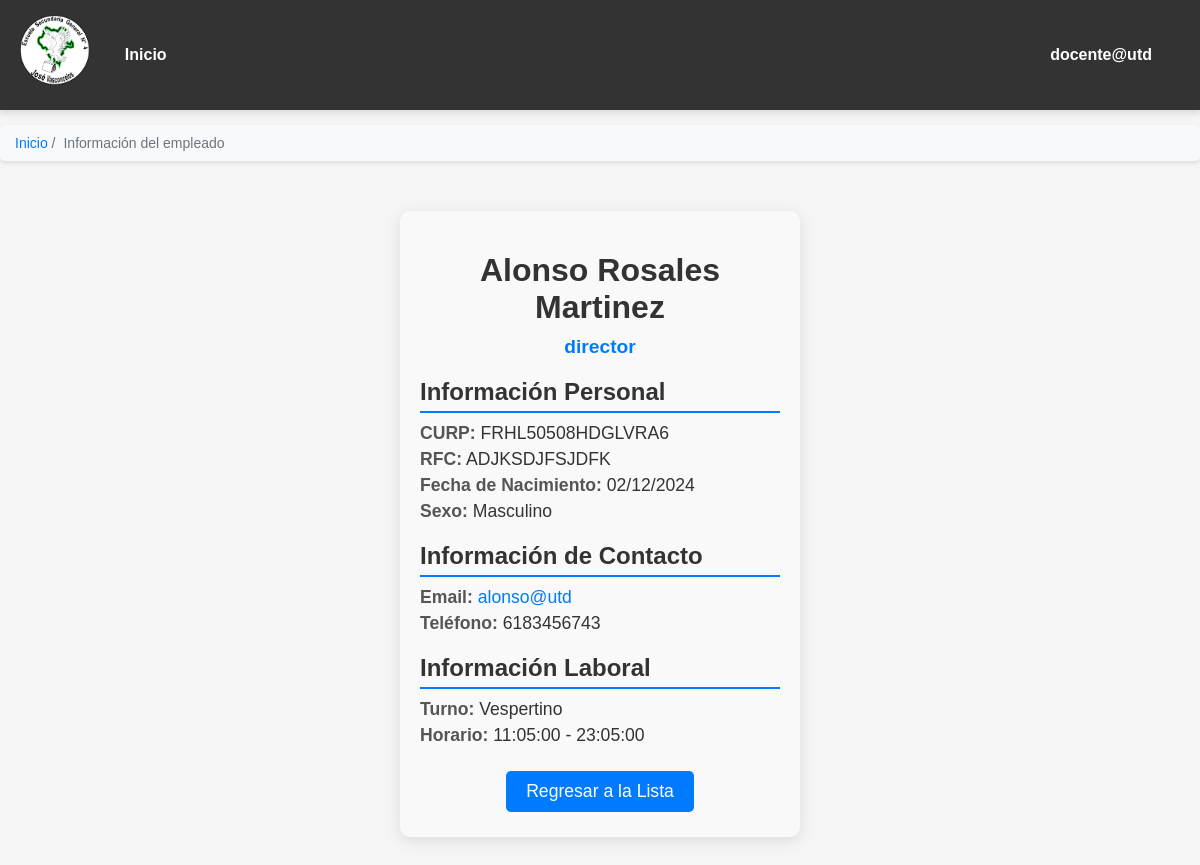
The app's page /empleados/ver_empleado_sec.php?curp=FRHL50508HDGLVRA6 (signed in) with its own data.
### tables this page shows
CREATE TABLE `empleados` (
  `id_empleado` int(11) NOT NULL,
  `CURP` varchar(18) NOT NULL,
  `RFC` varchar(13) NOT NULL,
  `titulo` varchar(15) DEFAULT NULL COMMENT 'se coloca solo abreviaciones como LIC. , ING, etc.',
  `nombres` text NOT NULL,
  `apellido_p` varchar(128) DEFAULT NULL,
  `apellido_m` varchar(128) DEFAULT NULL,
  `sexo` char(1) DEFAULT NULL,
  `fecha_nacimiento` date DEFAULT NULL,
  `email` varchar(64) NOT NULL,
  `telefono_movil` varchar(16) DEFAULT NULL,
  `telefono_fijo` varchar(16) DEFAULT NULL,
  `estado_civil` tinytext DEFAULT NULL,
  `CP` varchar(5) DEFAULT NULL,
  `col_fracc` varchar(50) DEFAULT NULL,
  `calle` varchar(128) DEFAULT NULL,
  `numero` varchar(10) DEFAULT NULL,
  `fecha_contrato` date NOT NULL,
  `puesto` text DEFAULT NULL COMMENT 'puesto de trabajo (director, docente, secretaria, etcsa)',
  `turno` varchar(32) NOT NULL,
  `horario_entrada` time NOT NULL,
  `horario_salida` time NOT NULL,
  `estatus` binary(1) DEFAULT NULL,
  `dado_de_baja_por` varchar(100) DEFAULT NULL,
  `fecha_baja` date DEFAULT NULL
);

### empleados/ver_empleado_sec.php (the view, shortened to what this page needs)
<?php
include("../conexion/conexion.php");
$curp = isset($_GET['curp']) ? $_GET['curp'] : '';
$query = "SELECT CURP, RFC, nombres, apellido_p, apellido_m, sexo,
          fecha_nacimiento, email, telefono_movil, puesto, turno,
          horario_entrada, horario_salida, col_fracc
          FROM empleados
          WHERE CURP = ? AND estatus = 1";
$stmt = $conn->prepare($query);
$stmt->bind_param("s", $curp);
$stmt->execute();
$result = $stmt->get_result();
$empleado = $result->fetch_assoc();
?>
<!DOCTYPE html>
<html lang="es">
<head>
    <link rel="stylesheet" href="../estilos.css">
</head>
<body>
<nav class="navbar" id="navbar">
    <div class="navbar-left" id="navbar-left">
        <a class="navbar-logo">
        <img src="../img/logo_esc_sec_4.png" alt="Logo" class="logo" >
        </a>
        <ul class="navbar-menu" id="navbar-menu">
        <li><a href="../empleados/tabla3.php" class="navbar-link">Inicio</a></li>
        </ul>
    </div>
     <div class="user-profile">
        <span class="user-name" id="user-name"><?php echo htmlspecialchars($_SESSION['usuario']); ?></span>
    </div>
</nav>
<nav aria-label="breadcrumb" class="breadcrumb">
    <ul>
        <li><a href="../empleados/tabla3.php">Inicio</a></li>
        <li><span class="breadcrumb-separator"></span>Información del empleado</li>
    </ul>
</nav>
    <div class="ver-container">
        <?php if ($empleado): ?>
            <div class="ver-content">
                <div class="ver-header">
                    <h1 class="ver-title">
                        <?php echo htmlspecialchars($empleado['nombres'] . ' ' .
                                                  $empleado['apellido_p'] . ' ' .
                                                  $empleado['apellido_m']); ?>
                    </h1>
                    <span class="ver-job-title">
                        <?php echo htmlspecialchars($empleado['puesto']); ?>
                    </span>
                </div>
                <div class="ver-sections">
                    <div class="ver-section">
                        <h2 class="ver-section-title">Información Personal</h2>
                        <div class="ver-details">
                            <p>
                                <span class="ver-label">CURP:</span>
                                <?php echo htmlspecialchars($empleado['CURP']); ?>
                            </p>
                            <p>
                                <span class="ver-label">RFC:</span>
                                <?php echo htmlspecialchars($empleado['RFC']); ?>
                            </p>
                            <p>
                                <span class="ver-label">Fecha de Nacimiento:</span>
                                <?php echo date('d/m/Y', strtotime($empleado['fecha_nacimiento'])); ?>
                            </p>
                            <p>
                                <span class="ver-label">Sexo:</span>
                                <?php echo $empleado['sexo'] === 'M' ? 'Masculino' : 'Femenino'; ?>
                            </p>
                        </div>
                    </div>
                    <div class="ver-section">
                        <h2 class="ver-section-title">Información de Contacto</h2>
                        <div class="ver-details">
                            <p>
                                <span class="ver-label">Email:</span>
                                <a href="mailto:<?php echo htmlspecialchars($empleado['email']); ?>" class="ver-link">
                                    <?php echo htmlspecialchars($empleado['email']); ?>
                                </a>
                            </p>
                            <p>
                                <span class="ver-label">Teléfono:</span>
                                <?php echo htmlspecialchars($empleado['telefono_movil']); ?>
                            </p>
                        </div>
                    </div>
                    <div class="ver-section">
                        <h2 class="ver-section-title">Información Laboral</h2>
                        <div class="ver-details">
                            <p>
                                <span class="ver-label">Turno:</span>
                                <?php echo htmlspecialchars($empleado['turno']); ?>
                            </p>
                            <p>
                                <span class="ver-label">Horario:</span>
                                <?php echo htmlspecialchars($empleado['horario_entrada'] . ' - ' .
                                                          $empleado['horario_salida']); ?>
                            </p>
                        </div>
                    </div>
                </div>
                <div class="ver-actions">
                    <a href="tabla3.php" class="ver-button ver-button-back">
                        Regresar a la Lista
                    </a>
                </div>
            </div>
        <?php endif; ?>
    </div>
</body>
</html>

### estilos.css (style rules this page uses)
body { font-family: Arial, sans-serif; margin: 0; padding: 0; background-color: #f5f5f5; color: #333; }
.navbar { background-color: #333; color: #fff; display: flex; justify-content: space-between; align-items: center; padding: 1rem; position: sticky; top: 0; z-index: 1000; box-shadow: 0px 4px 6px rgba(0, 0, 0, 0.1); }
.navbar-left { display: flex; align-items: center; gap: 1rem; }
.navbar-menu { list-style: none; display: flex; gap: 1rem; margin: 0; padding: 0; }
.navbar-link { text-decoration: none; color: #fff; font-size: 1rem; transition: color 0.3s ease; }
.user-profile { position: relative; display: flex; align-items: center; font-size: 1rem; cursor: pointer; color: #fff; }
.user-name { font-weight: bold; margin-right: 10px; padding: 0.5rem 1rem; border: 2px solid transparent; border-radius: 5px; transition: all 0.3s ease; }
.navbar-logo { display: flex; align-items: center; text-decoration: none; }
.logo { height: 80px; width: auto; margin-right: 10px; }
.navbar { display: flex; justify-content: space-between; align-items: center; background-color: #333; padding: 15px 20px; color: white; }
.navbar .navbar-menu { list-style: none; margin: 0; padding: 0; display: flex; gap: 15px; }
.navbar .navbar-menu li a { color: white; text-decoration: none; font-weight: bold; font-size: 1em; transition: color 0.3s ease; }
.ver-container { width: 30%; margin: 50px auto; padding: 20px; background-color: #f9f9f9; border-radius: 10px; box-shadow: 0 4px 15px rgba(0, 0, 0, 0.1); }
.ver-header { text-align: center; margin-bottom: 20px; }
.ver-title { font-size: 2em; color: #333; margin-bottom: 10px; }
.ver-job-title { font-size: 1.2em; color: #007bff; font-weight: bold; }
.ver-sections { margin-top: 20px; }
.ver-section { margin-bottom: 20px; }
.ver-section-title { font-size: 1.5em; color: #333; margin-bottom: 10px; border-bottom: 2px solid #007bff; padding-bottom: 5px; }
.ver-details p { margin: 5px 0; font-size: 1.1em; }
.ver-label { font-weight: bold; color: #555; }
.ver-link { color: #007bff; text-decoration: none; }
.ver-actions { text-align: center; margin-top: 20px; }
.ver-button { display: inline-block; padding: 10px 20px; font-size: 1.1em; text-decoration: none; border-radius: 5px; color: white; margin: 5px; transition: background-color 0.3s ease; }
.ver-button-back { background-color: #007bff; }
.breadcrumb { background-color: #f8f9fa; padding: 10px 15px; margin: 15px 0; border-radius: 5px; font-size: 14px; box-shadow: 0px 2px 4px rgba(0, 0, 0, 0.1); }
.breadcrumb ul { list-style: none; padding: 0; margin: 0; display: flex; gap: 8px; }
.breadcrumb li { display: inline; }
.breadcrumb a { text-decoration: none; color: #007bff; font-weight: 500; }
.breadcrumb li:not(:last-child)::after { content: " /"; color: #6c757d; }
.breadcrumb li:last-child { color: #6c757d; pointer-events: none; }

### records on screen
empleados: nombres+apellido_p+apellido_m "Alonso Rosales Martinez", puesto "director", CURP "FRHL50508HDGLVRA6", RFC "ADJKSDJFSJDFK", fecha_nacimiento "02/12/2024", email "alonso@utd", telefono_movil "6183456743", turno "Vespertino", horario_entrada+horario_salida "11:05:00 - 23:05:00"

### other values on screen
$_SESSION['usuario'] "docente@utd"
